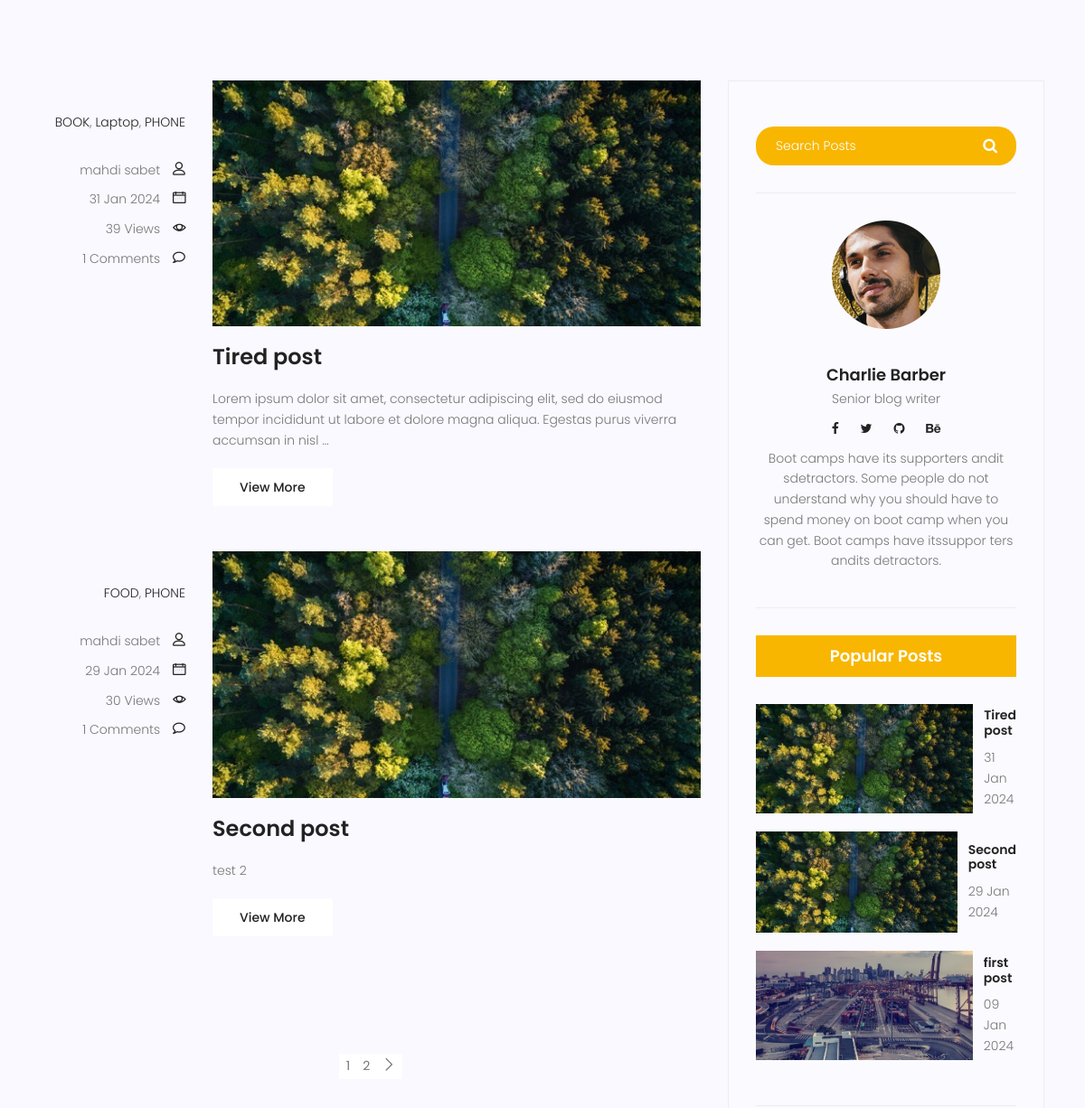
/blog/ (middle part), run on an earlier commit of the app's database.
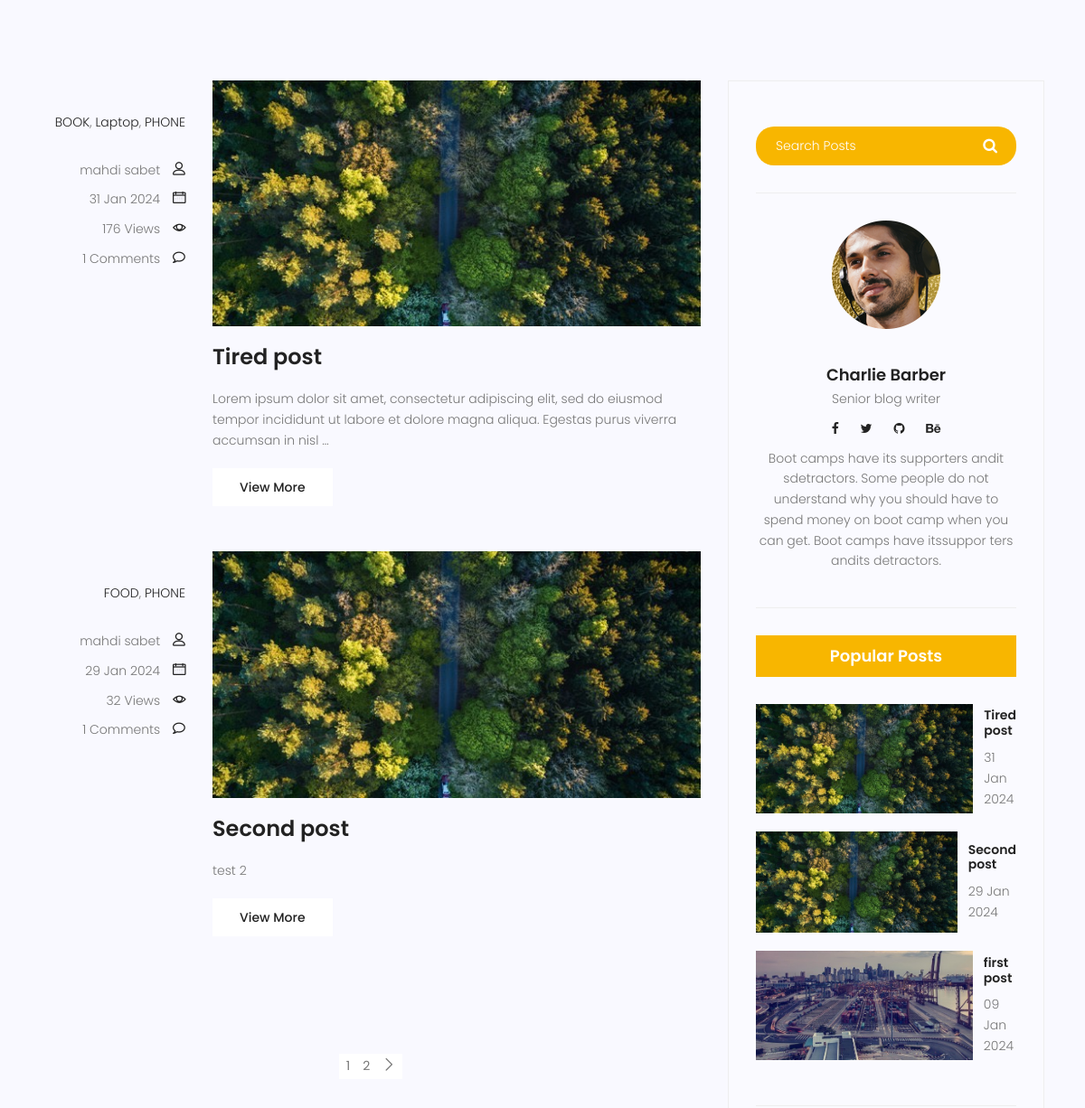
And on a later commit of the database.
### blog/models.py (models this page shows, shortened)
class Category(models.Model):
    name = models.CharField(max_length = 255)
    def __str__(self):
        return self.name

class Post(models.Model):
    title = models.CharField(max_length = 255)
    content = models.TextField()
    image = models.ImageField(upload_to='blog/',default='blog/default.jpg')
    tags = TaggableManager()
    category = models.ManyToManyField(Category)
    author = models.ForeignKey(User, on_delete=models.SET_NULL, null=True)
    counted_view = models.IntegerField(default=0)
    status = models.BooleanField(default=False)
    login_require = models.BooleanField(default=False)
    created_date = models.DateTimeField(auto_now_add=True)
    updated_date = models.DateTimeField(auto_now=True)
    published_date = models.DateTimeField(null=True)
    class Meta:
        ordering = ['-created_date']

### blog/views.py (the view)
# urls.py: path('',blog_view, name='index'),
def blog_view(request, **kwargs):
    posts = Post.objects.filter(published_date__lte=datetime.now(tz=timezone.utc), status=True)
    if kwargs.get('cat_name') != None:
        posts = posts.filter(category__name = kwargs['cat_name'])
    if kwargs.get('author_username') != None:
        posts = posts.filter(author__username = kwargs['author_username'])
    if kwargs.get('tag_name') != None:
        posts = posts.filter(tags__name__in = [kwargs['tag_name']])
    posts = Paginator(posts, 2)
    try:
        page_number = request.GET.get('page')
        posts = posts.page(page_number)
    except EmptyPage:
        posts = posts.page(1)
    except PageNotAnInteger:
        posts = posts.page(1)
    context = {'posts' : posts}
    return render(request, 'blog/blog-home.html', context)

### blog/templatetags/blog_tags.py (called while the page is built)
@register.inclusion_tag('blog/blog-lates-posts.html')
def latestposts(arg=4):
    posts = Post.objects.filter(status=1).order_by('-published_date')[:arg]
    return {'posts' : posts}

@register.inclusion_tag('blog/blog-post-categories.html')
def postcategories():
    posts = Post.objects.filter(status=1)
    categories = Category.objects.all()
    cat_dict = {}
    for name in categories:
        cat_dict[name]=posts.filter(category=name).count
    return {'categories' : cat_dict}

@register.simple_tag(name='comments_count')
def function(pid):
    return Comment.objects.filter(post=pid, approved=True).count()

### templates/blog/blog-home.html (shortened to what this page needs)
{% extends 'base.html' %} {% load static %} {% load blog_tags %} {% block content %}
<section class="top-category-widget-area pt-90 pb-90">
</section>
<section class="post-content-area">
  <div class="container">
    <div class="row">
      <div class="col-lg-8 posts-list">
        {% for post in posts %}
        <div class="single-post row">
          <div class="col-lg-3 col-md-3 meta-details">
            <ul class="tags">
              {% for cat in post.category.all %}
              <li>
                <a href="{% url 'blog:category' cat_name=cat.name %}"
                  >{{cat.name}}</a
                >{% if not forloop.last %},{% endif %}
              </li>
              {% endfor %}
            </ul>
            <div class="user-details row">
              <p class="user-name col-lg-12 col-md-12 col-6">
                <a
                  href="{% url 'blog:author' author_username=post.author.username %}"
                  >{{post.author.get_full_name}}</a
                >
                <span class="lnr lnr-user"></span>
              </p>
              <p class="date col-lg-12 col-md-12 col-6">
                <a href="#">{{post.published_date|date:"d M Y"}}</a>
                <span class="lnr lnr-calendar-full"></span>
              </p>
              <p class="view col-lg-12 col-md-12 col-6">
                <a href="#">{{post.counted_view}} Views</a>
                <span class="lnr lnr-eye"></span>
              </p>
              <p class="comments col-lg-12 col-md-12 col-6">
                <a href="#">{% comments_count pid=post.id %} Comments</a> <span class="lnr lnr-bubble"></span>
              </p>
            </div>
          </div>
          <div class="col-lg-9 col-md-9">
            <div class="feature-img">
              <img class="img-fluid" src="{{post.image.url}}" alt="" />
            </div>
            <a class="posts-title" href="{% url 'blog:single' pid=post.id %}"
              ><h3>{{post.title}}</h3></a
            >
            <p class="excert">{{post.content|truncatewords_html:25}}</p>
            <a href="{% url 'blog:single' pid=post.id %}" class="primary-btn"
              >View More</a
            >
          </div>
        </div>
        {% endfor %}
        <nav class="blog-pagination justify-content-center d-flex">
          <ul class="pagination">
             {% for i in posts.paginator.page_range %} {% if page_number == i %}
            <li class="page-item active">
              <a href="?page={{i}}" class="page-link">02</a>
            </li>
            {% else %}
            <li class="page-item">
              <a href="?page={{i}}" class="page-link">{{i}}</a>
            </li>
            {% endif %} {% endfor %} {% if posts.has_next %}
            <li class="page-item">
              <a
                href="?page={{posts.next_page_number}}"
                class="page-link"
                aria-label="Next"
              >
                <span aria-hidden="true">
                  <span class="lnr lnr-chevron-right"></span>
                </span>
              </a>
            </li>
            {% endif %}
          </ul>
        </nav>
      </div>
      <div class="col-lg-4 sidebar-widgets">
        <div class="widget-wrap">
          {% include 'blog/blog-search.html' %} {% include 'blog/blog-writer.html' %} {% latestposts %}
        </div>
      </div>
    </div>
  </div>
</section>
{% endblock %}

### templates/base.html (shortened to what this page needs)
{% load static %}
<!DOCTYPE html>
<html lang="zxx" class="no-js">
  <head>
    <link
      rel="stylesheet"
      href="https://maxcdn.bootstrapcdn.com/bootstrap/3.4.1/css/bootstrap.min.css"
    />
    <link rel="stylesheet" href="{% static 'css/linearicons.css' %}" />
    <link rel="stylesheet" href="{% static 'css/font-awesome.min.css' %}" />
    <link rel="stylesheet" href="{% static 'css/bootstrap.css' %}" />
    <link rel="stylesheet" href="{% static 'css/magnific-popup.css' %}" />
    <link rel="stylesheet" href="{% static 'css/jquery-ui.css' %}" />
    <link rel="stylesheet" href="{% static 'css/nice-select.css' %}" />
    <link rel="stylesheet" href="{% static 'css/animate.min.css' %}" />
    <link rel="stylesheet" href="{% static 'css/owl.carousel.css' %}" />
    <link rel="stylesheet" href="{% static 'css/main.css' %}" />
  </head>
  <body>
    {% block content %} {% endblock %}
  </body>
</html>

### templates/blog/blog-search.html
{% load static %}
<div class="single-sidebar-widget search-widget">
  <form class="search-form" action="{% url 'blog:search' %}" method="get">
    <input
      placeholder="Search Posts"
      name="s"
      type="text"
      onfocus="this.placeholder = ''"
      onblur="this.placeholder = 'Search Posts'"
    />
    <button type="submit"><i class="fa fa-search"></i></button>
  </form>
</div>

### templates/blog/blog-writer.html
{% load static %}
<div class="single-sidebar-widget user-info-widget">
  <img src="{% static 'img/blog/user-info.png' %}" alt="" />
  <a href="#"><h4>Charlie Barber</h4></a>
  <p>Senior blog writer</p>
  <ul class="social-links">
    <li>
      <a href="#"><i class="fa fa-facebook"></i></a>
    </li>
    <li>
      <a href="#"><i class="fa fa-twitter"></i></a>
    </li>
    <li>
      <a href="#"><i class="fa fa-github"></i></a>
    </li>
    <li>
      <a href="#"><i class="fa fa-behance"></i></a>
    </li>
  </ul>
  <p>
    Boot camps have its supporters andit sdetractors. Some people do not
    understand why you should have to spend money on boot camp when you can get.
    Boot camps have itssuppor ters andits detractors.
  </p>
</div>

### templates/blog/blog-lates-posts.html
{% load static %}
<div class="single-sidebar-widget popular-post-widget">
  <h4 class="popular-title">Popular Posts</h4>
  <div class="popular-post-list">
    {% for post in posts %}
    <div class="single-post-list d-flex flex-row align-items-center">
      <div class="thumb">
        <img class="img-fluid" src="{{post.image.url}}" alt="" />
      </div>
      <div class="details">
        <a href="{% url 'blog:single' pid=post.id %}"
          ><h6>{{post.title}}</h6></a
        >
        <p>{{post.published_date|date:"d M Y"}}</p>
      </div>
    </div>
    {% endfor %}
  </div>
</div>

### templates/blog/blog-post-categories.html (shortened to what this page needs)
{% load static %}

What changed in the data, as far as the page shows it:
changed Post "Tired post": counted_view "39" → "176"
changed Post "Second post": counted_view "30" → "32"
